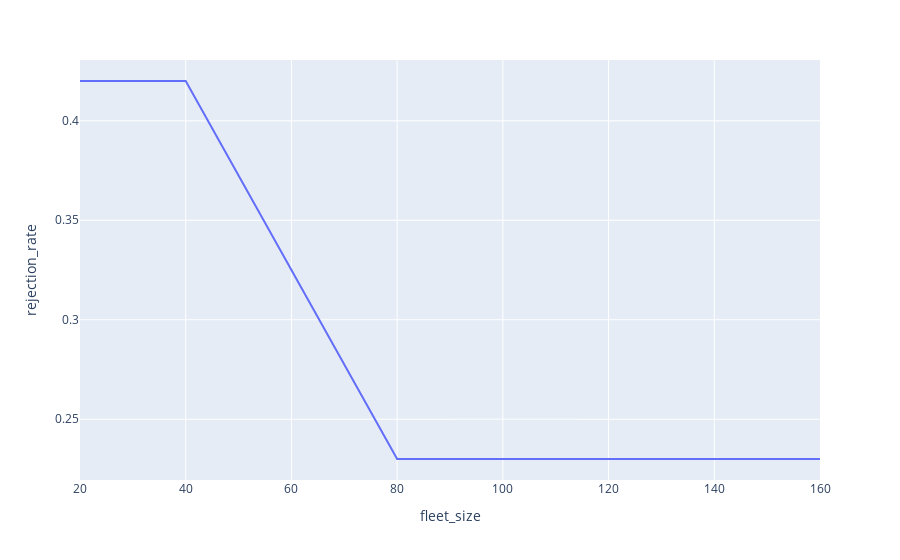

The cell this chart's notebook holds for it:
### Code cell
px.line(df_comparison, x = "fleet_size", y = "rejection_rate")

### Figure 1 — Plotly figure (JSON) as saved in the notebook; plotly's stock layout.template omitted (floating-point values rounded to 4 significant figures)
{"data": [{"hovertemplate": "fleet_size=%{x}<br>rejection_rate=%{y}<extra></extra>", "legendgroup": "", "line": {"color": "#636efa", "dash": "solid"}, "marker": {"symbol": "circle"}, "mode": "lines", "name": "", "orientation": "v", "showlegend": false, "type": "scatter", "x": [20, 40, 80, 160], "xaxis": "x", "y": [0.42, 0.42, 0.23, 0.23], "yaxis": "y"}], "layout": {"autosize": true, "legend": {"tracegroupgap": 0}, "margin": {"t": 60}, "xaxis": {"anchor": "y", "autorange": true, "domain": [0, 1], "range": [20, 160], "title": {"text": "fleet_size"}, "type": "linear"}, "yaxis": {"anchor": "x", "autorange": true, "domain": [0, 1], "range": [0.2194, 0.4306], "title": {"text": "rejection_rate"}, "type": "linear"}}}
